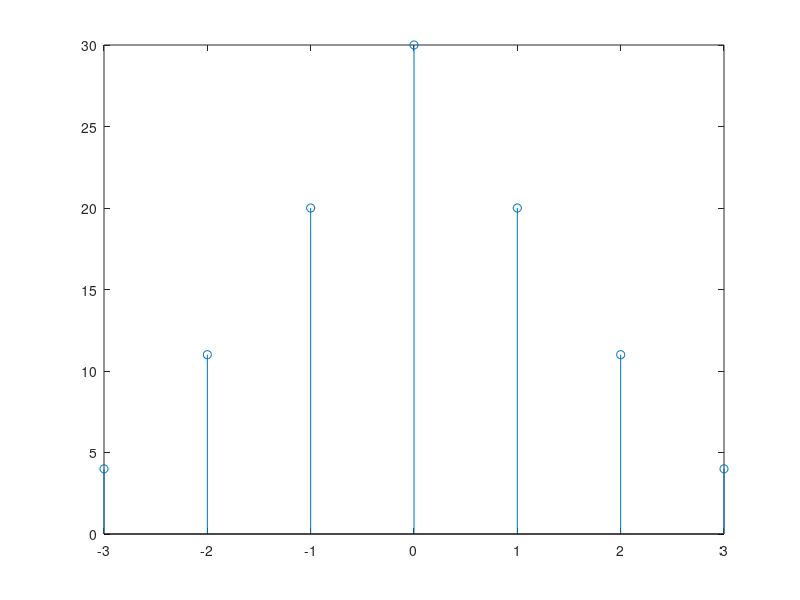

The MATLAB source for this figure:
clc
clear all
close all

%x = input('Enter the first array: ');
%h = input('Enter the second array: ');
x_sampleIndex = 0:3 ; % index range
x = [1 2 3 4];
h = fliplr(x);
h_sampleIndex = -fliplr(x_sampleIndex);

z = [];

for i=1:length(h)
  g = h .* x(i);
  z = [z;g];
endfor

[row colm] = size(z);
k = row+colm;
check=2;
y = [];
added_value = 0;

while(check<=k)
  for i=1:row
    for j=1:colm
      if (i+j)==check
        added_value = added_value + z(i,j);
      endif
    endfor
  endfor
  y = [y added_value];
  check=check+1;
  added_value=0;
endwhile;

disp(y);

final_n = min(x_sampleIndex)+min(h_sampleIndex) : max(x_sampleIndex)+max(h_sampleIndex);
stem(final_n,y);